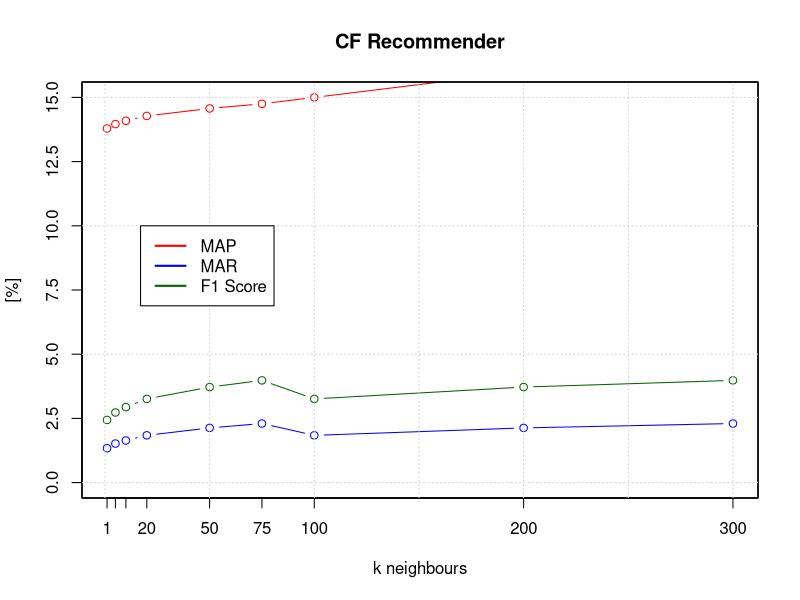
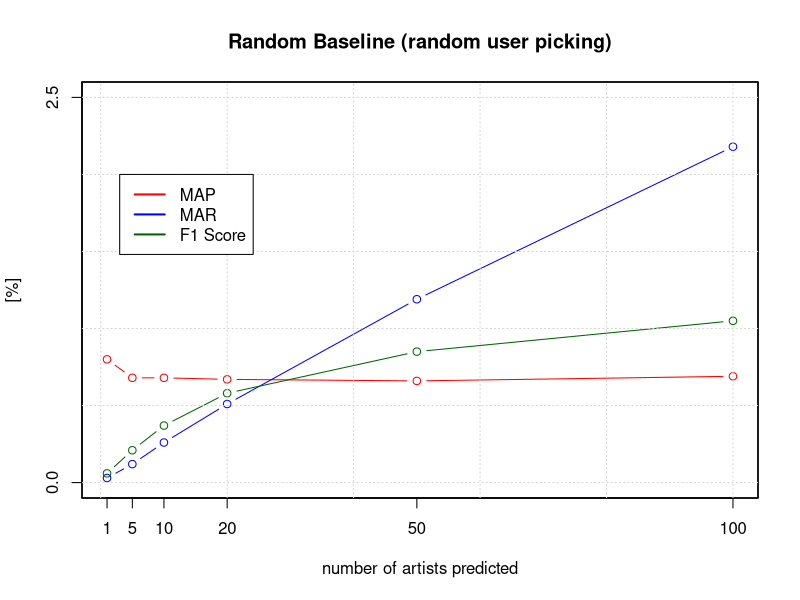
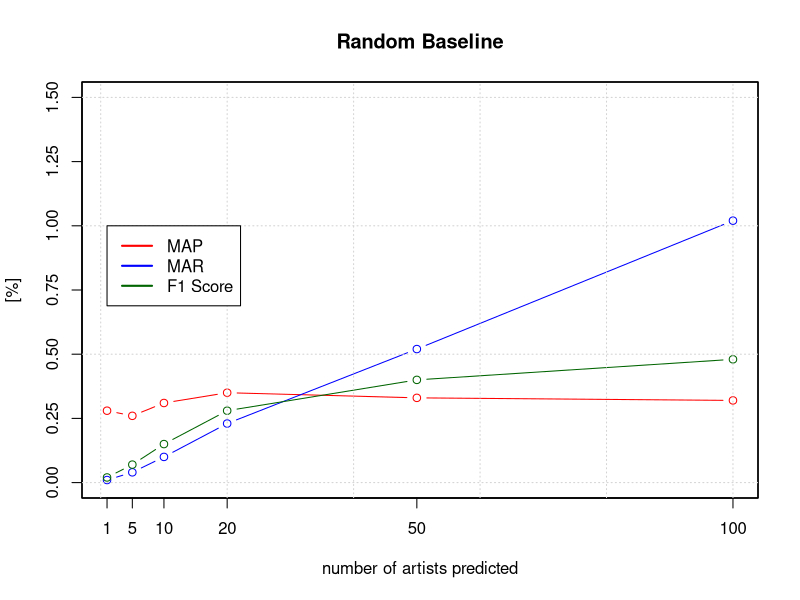
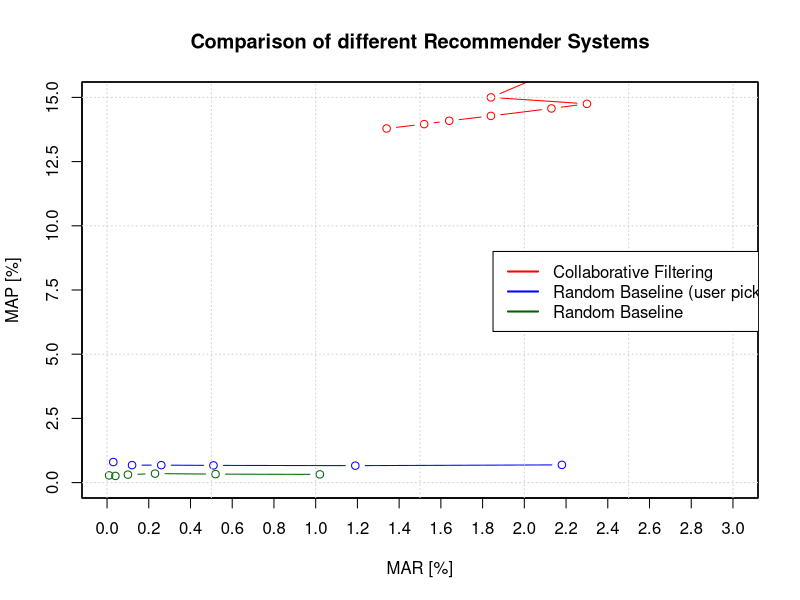

Reproduce these figures in R, in order.
# CF Recommender

no_recommendations <- c(1, 5, 10, 20, 50, 75, 100, 200, 300)
cf_MAP <- c(13.79, 13.96, 14.09, 14.28, 14.57, 14.75, 15.00, 16.00, 17.00)
cf_MAR <- c(1.34, 1.52, 1.64, 1.84, 2.13, 2.3, 1.84, 2.13, 2.3)
cf_F1 <- c(2.44, 2.73, 2.94, 3.26, 3.72, 3.98, 3.26, 3.72, 3.98)

plot(no_recommendations, cf_MAP, type="b", xaxt="n", yaxt="n", xlab="k neighbours", ylab="[%]", col="red", ylim=c(0,15), main="CF Recommender")
par(new=TRUE)
plot(no_recommendations, cf_MAR, type="b", xaxt="n", yaxt="n", xlab="", ylab="", col="blue", ylim=c(0,15))
par(new=TRUE)
plot(no_recommendations, cf_F1, type="b", xaxt="n", yaxt="n", xlab="", ylab="", col="darkgreen", ylim=c(0,15))
axis(1, at=no_recommendations, labels=no_recommendations)
axis(2, at=seq(0,15,by=2.5))
grid()
legend(17, 10, c("MAP", "MAR", "F1 Score"), lty=c(1,1), lwd=2, col=c("red", "blue", "darkgreen"))
par(new=FALSE)


# Random Baseline (Ours)
rb_n_artists <- c(1, 5, 10, 20, 50, 100)
rb_MAP <- c(0.8, 0.68, 0.68, 0.67, 0.66, 0.69)
rb_MAR <- c(0.03, 0.12, 0.26, 0.51, 1.19, 2.18)
rb_F1 <- c(0.06, 0.21, 0.37, 0.58, 0.85, 1.05)

plot(rb_n_artists, rb_MAP, type="b", xaxt="n", yaxt="n", xlab="number of artists predicted", ylab="[%]", col="red", ylim=c(0,2.5), main="Random Baseline (random user picking)")
par(new=TRUE)
plot(rb_n_artists, rb_MAR, type="b", xaxt="n", yaxt="n", xlab="", ylab="", col="blue", ylim=c(0,2.5))
par(new=TRUE)
plot(rb_n_artists, rb_F1, type="b", xaxt="n", yaxt="n", xlab="", ylab="", col="darkgreen", ylim=c(0,2.5))
axis(1, at=rb_n_artists, labels=rb_n_artists)
axis(2, at=seq(0,15,by=2.5))
grid()
legend(3, 2, c("MAP", "MAR", "F1 Score"), lty=c(1,1), lwd=2, col=c("red", "blue", "darkgreen"))
par(new=FALSE)

# Random Baseline (his)

rb2_n_artists <- c(1, 5, 10, 20, 50, 100)
rb2_MAP <- c(0.28, 0.26, 0.31, 0.35, 0.33, 0.32)
rb2_MAR <- c(0.01, 0.04, 0.1, 0.23, 0.52, 1.02)
rb2_F1 <- c(0.02, 0.07, 0.15, 0.28, 0.4, 0.48)

plot(rb2_n_artists, rb2_MAP, type="b", xaxt="n", yaxt="n", xlab="number of artists predicted", ylab="[%]", col="red", ylim=c(0,1.5), main="Random Baseline")
par(new=TRUE)
plot(rb2_n_artists, rb2_MAR, type="b", xaxt="n", yaxt="n", xlab="", ylab="", col="blue", ylim=c(0,1.5))
par(new=TRUE)
plot(rb2_n_artists, rb2_F1, type="b", xaxt="n", yaxt="n", xlab="", ylab="", col="darkgreen", ylim=c(0,1.5))
axis(1, at=rb2_n_artists, labels=rb2_n_artists)
axis(2, at=seq(0,1.5,by=0.25))
grid()
legend(1, 1, c("MAP", "MAR", "F1 Score"), lty=c(1,1), lwd=2, col=c("red", "blue", "darkgreen"))
par(new=FALSE)


# Compare results
plot(cf_MAR, cf_MAP, type="b", xaxt="n", yaxt="n", xlab="MAR [%]", ylab="MAP [%]", col="red", ylim=c(0,15), xlim=c(0,3), main="Comparison of different Recommender Systems")
par(new=TRUE)
plot(rb_MAR, rb_MAP, type="b", xaxt="n", yaxt="n", xlab="", ylab="", col="blue", ylim=c(0,15), xlim=c(0,3))
par(new=TRUE)
plot(rb2_MAR, rb2_MAP, type="b", xaxt="n", yaxt="n", xlab="", ylab="", col="darkgreen", ylim=c(0,15), xlim=c(0,3))
axis(1, at=seq(0, 3, 0.2))
axis(2, at=seq(0,15,by=2.5))
grid()
legend(1.85, 9, c("Collaborative Filtering", "Random Baseline (user picking)", "Random Baseline"), lty=c(1,1), lwd=2, col=c("red", "blue", "darkgreen"))
